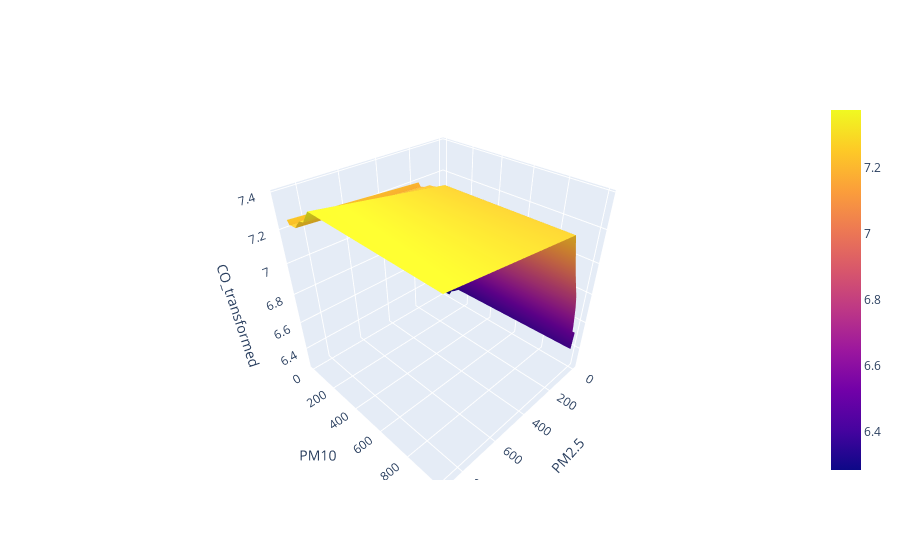

The notebook cell saved with this chart:
### Code cell
surface = go.Surface(
    x=pdp.columns,
    y=pdp.index,
    z=pdp.values

)

layout = go.Layout(
    scene=dict(
        xaxis=dict(title=features[0]), 
        yaxis=dict(title=features[1]), 
        zaxis=dict(title=target)
    )
)

fig = go.Figure(surface, layout)
fig.show();

### Figure 1 — Plotly figure (JSON) as saved in the notebook; plotly's stock layout.template omitted (floating-point values rounded to 4 significant figures)
{"data": [{"type": "surface", "x": [2, 10, 19, 32, 48, 64, 86, 118, 172, 881], "y": [999, 209, 154, 120, 93, 73, 52, 33, 18, 2], "z": [[6.523, 6.402, 6.411, 6.602, 6.74, 6.826, 6.904, 7.023, 7.248, 7.358], [6.499, 6.376, 6.386, 6.572, 6.709, 6.837, 6.97, 7.083, 7.244, 7.375], [6.496, 6.374, 6.432, 6.573, 6.717, 6.829, 6.957, 7.058, 7.215, 7.299], [6.412, 6.344, 6.424, 6.579, 6.717, 6.828, 6.95, 7.047, 7.209, 7.291], [6.361, 6.327, 6.418, 6.581, 6.719, 6.825, 6.945, 7.043, 7.206, 7.263], [6.321, 6.287, 6.407, 6.582, 6.719, 6.823, 6.943, 7.041, 7.179, 7.236], [6.297, 6.285, 6.407, 6.582, 6.719, 6.82, 6.939, 7.04, 7.178, 7.235], [6.296, 6.284, 6.406, 6.581, 6.718, 6.819, 6.938, 7.04, 7.178, 7.235], [6.295, 6.284, 6.406, 6.576, 6.692, 6.8, 6.929, 7.034, 7.172, 7.229], [6.373, 6.356, 6.446, 6.615, 6.724, 6.822, 6.951, 7.058, 7.196, 7.253]]}], "layout": {"scene": {"xaxis": {"title": {"text": "PM2.5"}}, "yaxis": {"title": {"text": "PM10"}}, "zaxis": {"title": {"text": "CO_transformed"}}}}}
